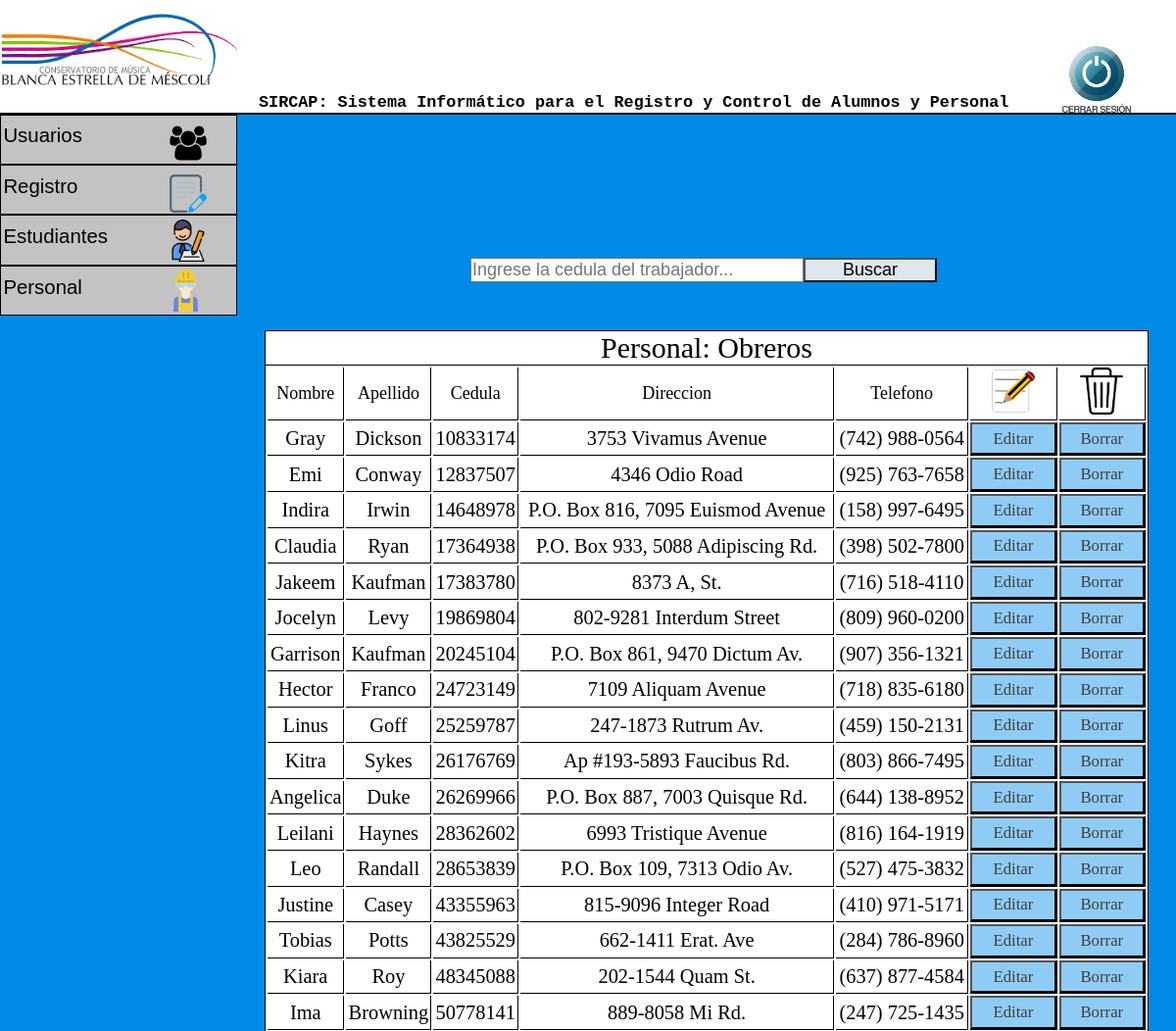
Screenshot of /admin/gestion_de_personal/personalLimpieza.php (signed in) with the database file from the repository.
### tables this page shows
CREATE TABLE `personal` (
  `nombre` varchar(20) NOT NULL,
  `apellido` varchar(20) NOT NULL,
  `cedula` varchar(10) NOT NULL,
  `direccion` varchar(40) NOT NULL,
  `telefono` varchar(20) NOT NULL,
  `cargo` varchar(1) NOT NULL
);

### admin/gestion_de_personal/personalLimpieza.php (the view, shortened to what this page needs)
  <?php
  include '../../php/conexion.php';
  $sql="SELECT nombre,apellido,cedula,direccion,telefono FROM personal WHERE cargo = 2";
  $resultado=$conexion->query($sql);
?>
<!DOCTYPE html>
<html lang="es">
<link rel="stylesheet" type="text/css" href="../../css/index.css">
<head>
</head>
<body>
  <header>
    <h2 class="titulo"> SIRCAP: Sistema Informático para el Registro y Control de Alumnos  y  Personal </h2>
    <img src="../../img/conservatorio logo.png" class="logo">
    <a href="../../php/cierreSesion.php"><img src="../../img/cerrar.png" class="cerrar"></a>
  </header>
  <div id="menu">
    <ul>
      <li><a href="">Usuarios</a> <img id="usuarios" src="../../img/usuarios.png">
      </li>
      <li><a href="">Registro</a> <img id="registro" src="../../img/registro.png">
      </li>
      <li><a href="">Estudiantes<img id="estudiante" src="../../img/estudiante.png"></a>
      </li>
      <li><a href="">Personal<img id="personal" src="../../img/obrero.png"></a>
      </li>
    </ul>
  </div>
    <div>
      <form id="busqueda" method="POST" action="../../php/buscarPersonal.php" name="busqueda" >
          <input id="barraBusqueda" maxlength="8" placeholder="Ingrese la cedula del trabajador..." name="busqueda" size="30" type="text" />
          <button id="botonBusqueda" type="submit" onclick="validacionBusqueda()">Buscar</button>
      </form>
  </div>
    <div class="tablaRegistro">
<table>
    <thead>
      <caption>Personal: Obreros</caption>
          <tr class="tituloTabla">
          <td>Nombre</td>
              <td>Apellido</td>
              <td>Cedula</td>
              <td>Direccion</td>
              <td>Telefono</td>
              <td class="columnaImagen"><img id="editarRegistro" src="../../img/editar.png"></td>
              <td class="columnaImagen"><img id="borrarRegistro" src="../../img/borrar.png"></td>
          </tr>
    </thead>
    <tbody>
        <?php
        while ($row=$resultado->fetch_assoc()) {
            ?>
            <tr>
                <td><?php echo $row['nombre'];?></td>
                <td><?php echo $row['apellido'];?></td>
                <td><?php echo $row['cedula'];?></td>
                <td><?php echo $row['direccion'];?></td>
                <td><?php echo $row['telefono'];?></td>
                <td>
                    <form method="POST" action="../../php/editarPersonal.php">
                        <button type="submit"> Editar <input type="hidden" name="cedula" value="<?php echo $row['cedula']?>"> </button>
                    </form>
                </td>
                <td>
                    <form method="POST" action="../../php/eliminarPersonal.php">
                        <button type="submit"> Borrar <input type="hidden" name="cedula" value="<?php echo $row['cedula']?>"> </button>
                    </form>
                </td>
            </tr>
        <?php
        }
        ?>
    </tbody>
</table>
  </div>
</body>
</html>

### css/index.css (style rules this page uses)
* { margin: 0; padding: 0; }
body { background-color: #008BE8; }
.titulo { font-family: Courier, monospace; font-size: 1.4vw; position: absolute; left: 22%; top: 9%; }
.logo { width: 20%; margin-left: 0.2%; }
header { background-color: white; border-bottom: 2px solid; }
.cerrar { position: absolute; left: 90%; top: 4.5%; width: 6.5%; }
#menu ul, li { list-style: none; margin: 0; padding: 0; }
#menu ul { position: relative; z-index: 597; float: left; }
#menu ul li { float: left; min-height: 1px; line-height: 1em; vertical-align: middle; }
#menu ul li { float: none; }
#menu { width: 20%; }
#menu span, #menu a { display: inline-block; font-family: Arial, Helvetica, sans-serif; font-size: 1.7vw; text-decoration: none; }
#menu:after, #menu ul:after { content: ''; display: block; clear: both; }
#menu ul, #menu li { width: 100%; }
#menu li { background: #C3C3C3; border: 1px solid black; }
#menu a { color: black; line-height: 160%; padding: 2% 15% 5% 1%; width: 25%; }
#usuarios { width: 16%; position: absolute; left: 72%; top: 5%; }
#registro { width: 16%; position: absolute; left: 72%; top: 30%; }
#estudiante { width: 18%; position: absolute; left: 71%; top: 52%; }
#personal { width: 18%; position: absolute; left: 70%; top: 77%; }
#usuarios { font-size: 1.5vw; text-align: center; }
#busqueda { position: absolute; left: 40%; top: 25%; }
#barraBusqueda { font-size: 1.5vw; }
#botonBusqueda { font-size: 1.5vw; position: absolute; width: 40%; background-color: #DEE7ED; }
.tablaRegistro { position: absolute; left: 22.5%; top: 32%; background-color: white; border:1px solid black; width: 75%; }
table { width: 100%; height: 15em; }
.tablaRegistro caption { font-size: 2.5vw; text-align: center; border-bottom: 1px solid black }
.tablaRegistro td { border-bottom: 1px solid black; text-align: center; font-size: 1.7vw; border-right: 1px solid black; height: 1.5em; }
.tituloTabla td { font-size: 1.5vw; text-align: center; border-bottom: 1px solid black; border-right: 1px solid black; }
.columnaImagen { width: 10%; }
#editarRegistro { width: 50%; }
#borrarRegistro { width: 50%; }
table form button { font-size: 1.4vw; width: 100%; color: #3F3F3F; height: 2em; background-color: #008BE870; font-family: 'Arial Black'; }

### rows the page displays
personal: nombre "Gray", apellido "Dickson", cedula "10833174", direccion "3753 Vivamus Avenue", telefono "(742) 988-0564"
personal: nombre "Emi", apellido "Conway", cedula "12837507", direccion "4346 Odio Road", telefono "(925) 763-7658"
personal: nombre "Indira", apellido "Irwin", cedula "14648978", direccion "P.O. Box 816, 7095 Euismod Avenue", telefono "(158) 997-6495"
personal: nombre "Claudia", apellido "Ryan", cedula "17364938", direccion "P.O. Box 933, 5088 Adipiscing Rd.", telefono "(398) 502-7800"
personal: nombre "Jakeem", apellido "Kaufman", cedula "17383780", direccion "8373 A, St.", telefono "(716) 518-4110"
personal: nombre "Jocelyn", apellido "Levy", cedula "19869804", direccion "802-9281 Interdum Street", telefono "(809) 960-0200"
personal: nombre "Garrison", apellido "Kaufman", cedula "20245104", direccion "P.O. Box 861, 9470 Dictum Av.", telefono "(907) 356-1321"
personal: nombre "Hector", apellido "Franco", cedula "24723149", direccion "7109 Aliquam Avenue", telefono "(718) 835-6180"
personal: nombre "Linus", apellido "Goff", cedula "25259787", direccion "247-1873 Rutrum Av.", telefono "(459) 150-2131"
personal: nombre "Kitra", apellido "Sykes", cedula "26176769", direccion "Ap #193-5893 Faucibus Rd.", telefono "(803) 866-7495"
personal: nombre "Angelica", apellido "Duke", cedula "26269966", direccion "P.O. Box 887, 7003 Quisque Rd.", telefono "(644) 138-8952"
personal: nombre "Leilani", apellido "Haynes", cedula "28362602", direccion "6993 Tristique Avenue", telefono "(816) 164-1919"
personal: nombre "Leo", apellido "Randall", cedula "28653839", direccion "P.O. Box 109, 7313 Odio Av.", telefono "(527) 475-3832"
personal: nombre "Justine", apellido "Casey", cedula "43355963", direccion "815-9096 Integer Road", telefono "(410) 971-5171"
personal: nombre "Tobias", apellido "Potts", cedula "43825529", direccion "662-1411 Erat. Ave", telefono "(284) 786-8960"
personal: nombre "Kiara", apellido "Roy", cedula "48345088", direccion "202-1544 Quam St.", telefono "(637) 877-4584"
personal: nombre "Ima", apellido "Browning", cedula "50778141", direccion "889-8058 Mi Rd.", telefono "(247) 725-1435"
